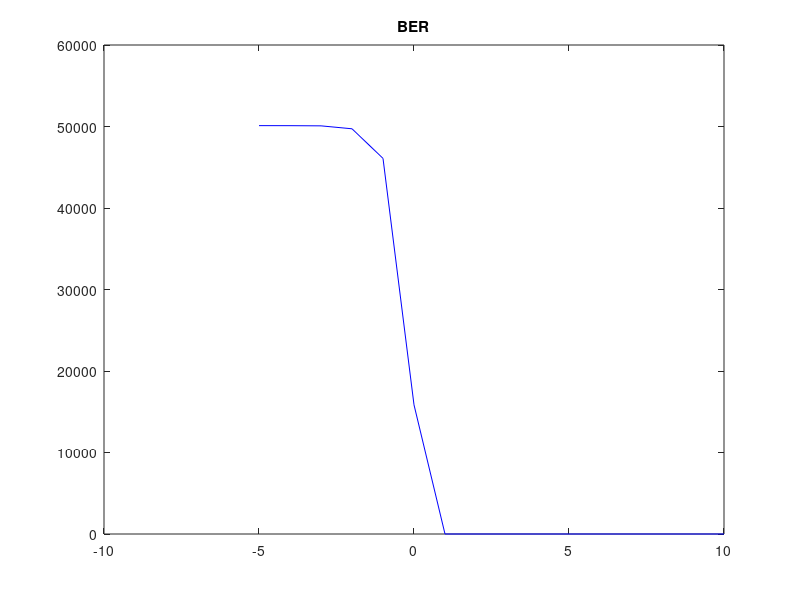

The MATLAB source for this figure:
c = randi([0 1],1,100000);

t = 1:1:100000;
%Converting BITS to 4 BPSK
 X_Q=[];
 for i=1:1:length(c)
 if(c(i)==0)
 x_q(i)=-1;
 else(c(i)==1)
 x_q(i)=+1;
 end
 
 end
 p=repmat(x_q,16,1);
 
 SNR=-5:1:10;
 snr=(10.^SNR);
 sigm=1./snr;
 sigma=transpose(sigm);
 mu=0;
 n=sigma.*randn(size(x_q))+mu;
 o=p+n;
 Dec=[];%sampling and decoding the  output
for(j=1:1:length(sigma))
for(i=1:1:length(o))
 if (o(j,i)>0)
 o_q(j,i)=1;
 else (o(j,i)<0)
 o_q(j,i)=-1;
 end
end
end


%finding error of BPSK SYMBOL
for(j=1:1:length(sigma))
 for i=1:1:length(o);
  if (o_q(j,i) == p(j,i))
      d(j,i)=0;
  else (o_q(j,i) ~= p(j,i))
      d(j,i)=1;
  end  
 end
end
D=sum(d,2);
  plot(SNR,D,'b');
 title('BER')
%BPSKsymerror=D./1000;%Perentage of error in BPSK symbol
%fprintf('BPSKsymbol error in percentage = %.4f \n', BPSKsymerror)
